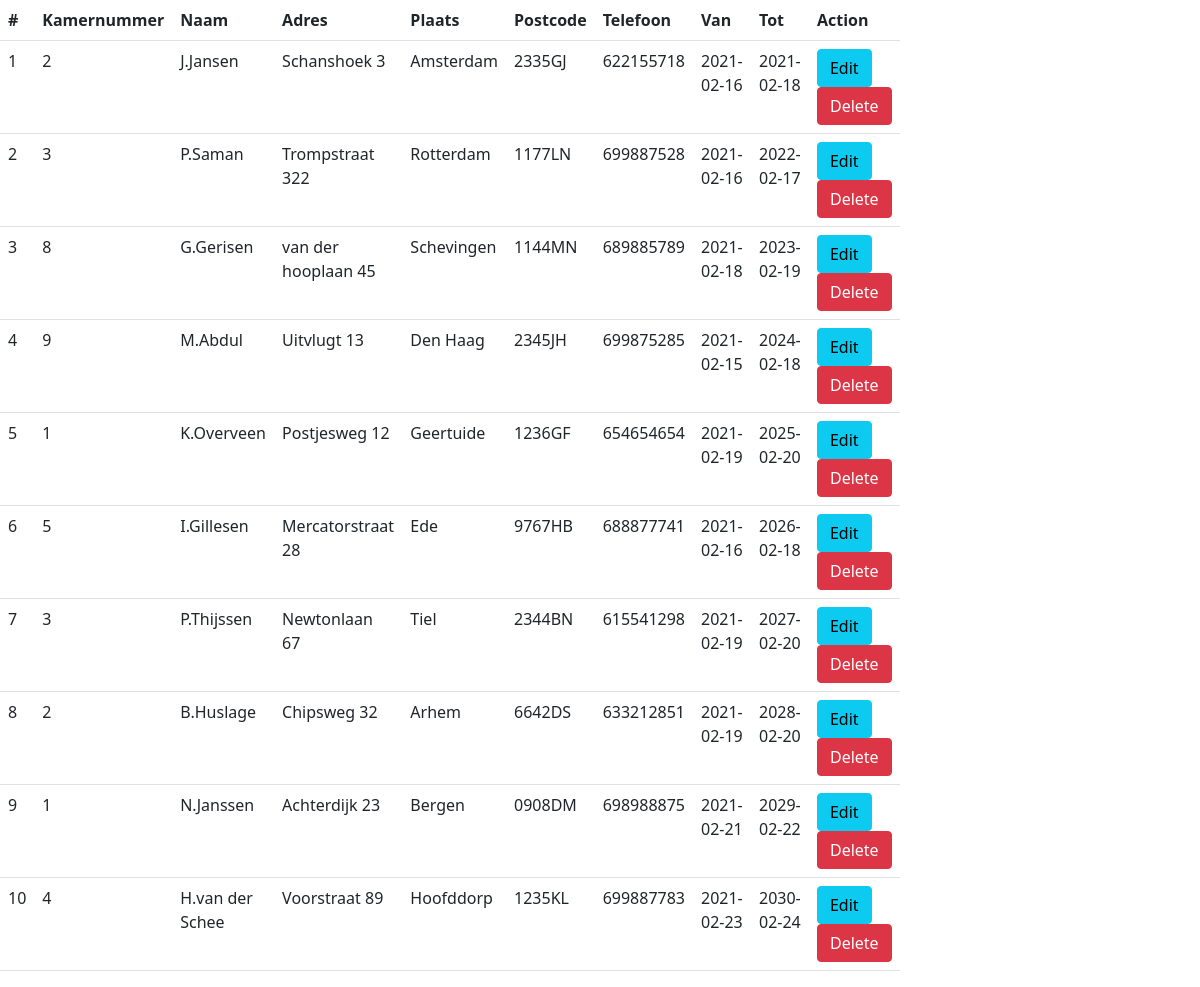
/overzicht.php, run on the app's committed database.
### tables this page shows
CREATE TABLE `reservering` (
  `reserveringnummer` int(11) NOT NULL,
  `kamernummer` int(11) NOT NULL,
  `periode` varchar(255) DEFAULT NULL,
  `naam` varchar(255) NOT NULL,
  `adres` varchar(255) NOT NULL,
  `plaats` varchar(255) NOT NULL,
  `postcode` varchar(255) NOT NULL,
  `telefoon` int(11) NOT NULL,
  `van` date NOT NULL,
  `tot` date NOT NULL
);

### overzicht.php (the view, shortened to what this page needs)
<?php
include_once 'config.php';
$result = mysqli_query($link, "SELECT * FROM reservering");
?>
<!DOCTYPE html>
<html lang="en">
<head>
    <link href="https://cdn.jsdelivr.net/npm/bootstrap@5.0.2/dist/css/bootstrap.min.css" rel="stylesheet">
</head>
<body>
    <?php
    if(mysqli_num_rows($result) > 0){
        ?>
        <table class="table w-75">
        <tr>
            <th>#</th>
            <th>Kamernummer</th>
            <th>Naam</th>
            <th>Adres</th>
            <th>Plaats</th>
            <th>Postcode</th>
            <th>Telefoon</th>
            <th>Van</th>
            <th>Tot</th>
            <th>Action</th>
        </tr>
        <?php
        while($row = mysqli_fetch_array($result)) {
            ?>
            <tr>
                <td><?php echo $row["reserveringnummer"]; ?></td>
                <td><?php echo $row["kamernummer"]; ?></td>
                <td><?php echo $row["naam"]; ?></td>
                <td><?php echo $row["adres"]; ?></td>
                <td><?php echo $row["plaats"]; ?></td>
                <td><?php echo $row["postcode"]; ?></td>
                <td><?php echo $row["telefoon"]; ?></td>
                <td><?php echo $row["van"]; ?></td>
                <td><?php echo $row["tot"]; ?></td>
                <td><a href="update.php?id=<?php echo $row["reserveringnummer"]; ?>" class="btn btn-info">Edit</a>
                    <a href="delete.php" class="btn btn-danger">Delete</a></td>
            </tr>
            <?php
        }
        ?>
        </table>
        <?php
    } else{
        echo "No result";
    }
    ?>
</body>
</html>

### data on the page
reservering: reserveringnummer "1", kamernummer "2", naam "J.Jansen", adres "Schanshoek 3", plaats "Amsterdam", postcode "2335GJ", telefoon "622155718", van "2021-02-16", tot "2021-02-18"
reservering: reserveringnummer "2", kamernummer "3", naam "P.Saman", adres "Trompstraat 322", plaats "Rotterdam", postcode "1177LN", telefoon "699887528", van "2021-02-16", tot "2022-02-17"
reservering: reserveringnummer "3", kamernummer "8", naam "G.Gerisen", adres "van der hooplaan 45", plaats "Schevingen", postcode "1144MN", telefoon "689885789", van "2021-02-18", tot "2023-02-19"
reservering: reserveringnummer "4", kamernummer "9", naam "M.Abdul", adres "Uitvlugt 13", plaats "Den Haag", postcode "2345JH", telefoon "699875285", van "2021-02-15", tot "2024-02-18"
reservering: reserveringnummer "5", kamernummer "1", naam "K.Overveen", adres "Postjesweg 12", plaats "Geertuide", postcode "1236GF", telefoon "654654654", van "2021-02-19", tot "2025-02-20"
reservering: reserveringnummer "6", kamernummer "5", naam "I.Gillesen", adres "Mercatorstraat 28", plaats "Ede", postcode "9767HB", telefoon "688877741", van "2021-02-16", tot "2026-02-18"
reservering: reserveringnummer "7", kamernummer "3", naam "P.Thijssen", adres "Newtonlaan 67", plaats "Tiel", postcode "2344BN", telefoon "615541298", van "2021-02-19", tot "2027-02-20"
reservering: reserveringnummer "8", kamernummer "2", naam "B.Huslage", adres "Chipsweg 32", plaats "Arhem", postcode "6642DS", telefoon "633212851", van "2021-02-19", tot "2028-02-20"
reservering: reserveringnummer "9", kamernummer "1", naam "N.Janssen", adres "Achterdijk 23", plaats "Bergen", postcode "0908DM", telefoon "698988875", van "2021-02-21", tot "2029-02-22"
reservering: reserveringnummer "10", kamernummer "4", naam "H.van der Schee", adres "Voorstraat 89", plaats "Hoofddorp", postcode "1235KL", telefoon "699887783", van "2021-02-23", tot "2030-02-24"
